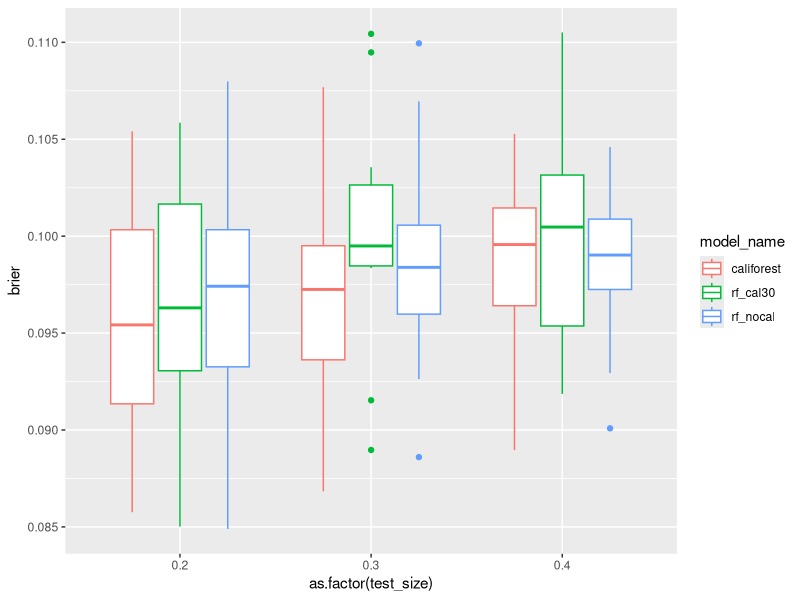
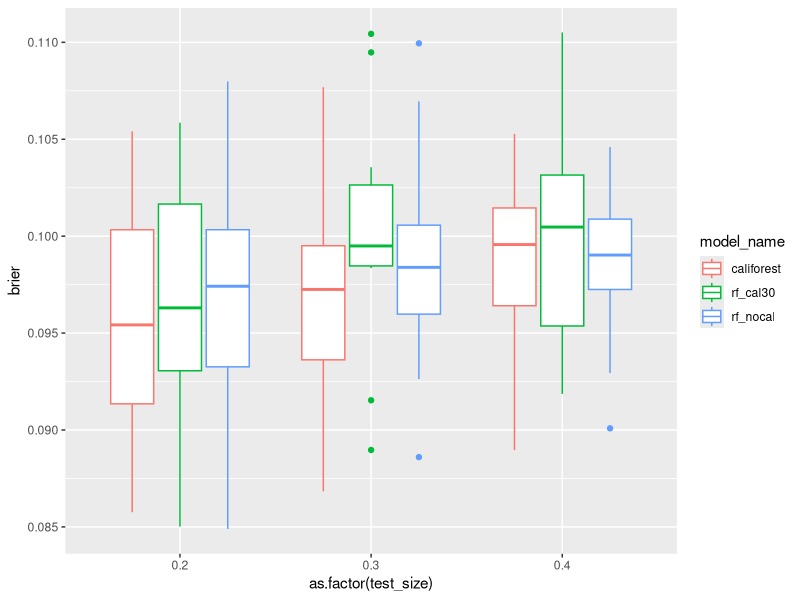

These charts were generated, in order, by the following R code:
library(ggplot2)

df <- read.csv("res_simul.csv")

ggplot(df, aes(x=as.factor(test_size), y=brier, colour=model_name)) + geom_boxplot() 
ggsave("fig_simul.png", width=8, height=6)